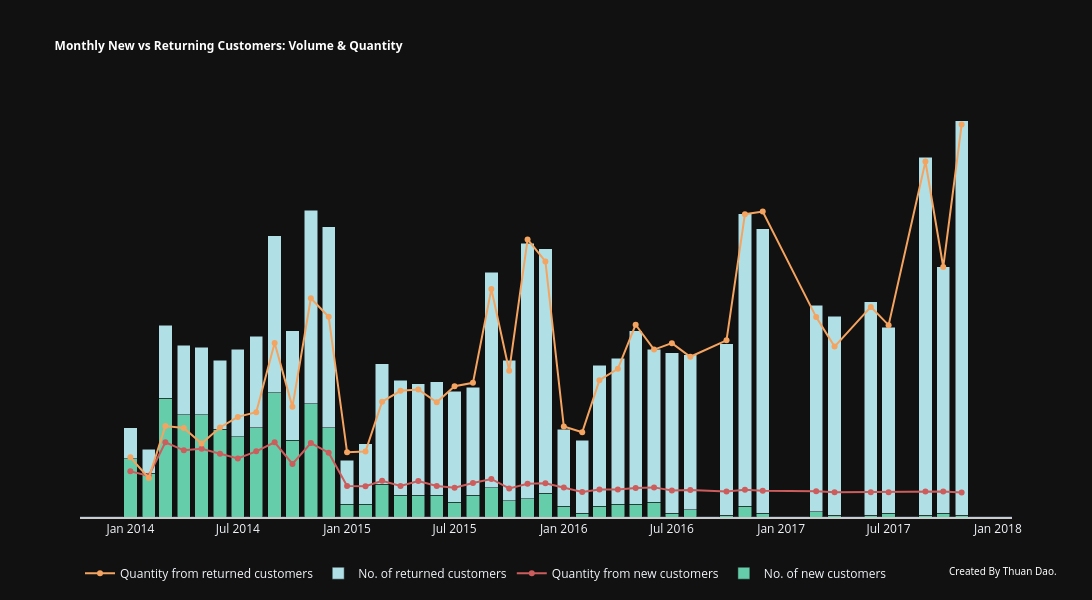

Write notebook code for a chart like this one.
### Code cell
# Quantity
plot_new_vs_returning_customers(
    df=data_timeseries,
    new_value_col="new_cus_quantity",
    return_value_col="return_cus_quantity",
    title="Monthly New vs Returning Customers: Volume & Quantity",
    name = "Quantity"
)

### Figure 1 — Plotly figure (JSON) as saved in the notebook; plotly's stock layout.template omitted (floating-point values rounded to 4 significant figures)
{"data": [{"marker": {"color": "mediumaquamarine"}, "name": "No. of new customers", "type": "bar", "x": ["2014-01", "2014-02", "2014-03", "2014-04", "2014-05", "2014-06", "2014-07", "2014-08", "2014-09", "2014-10", "2014-11", "2014-12", "2015-01", "2015-02", "2015-03", "2015-04", "2015-05", "2015-06", "2015-07", "2015-08", "2015-09", "2015-10", "2015-11", "2015-12", "2016-01", "2016-02", "2016-03", "2016-04", "2016-05", "2016-06", "2016-07", "2016-08", "2016-10", "2016-11", "2016-12", "2017-03", "2017-04", "2017-06", "2017-07", "2017-09", "2017-10", "2017-11"], "y": [32, 24, 65, 56, 56, 48, 44, 49, 68, 42, 62, 49, 7, 7, 18, 12, 12, 12, 8, 12, 16, 9, 10, 13, 6, 2, 6, 7, 7, 8, 2, 4, 1, 6, 2, 3, 1, 1, 2, 1, 2, 1]}, {"marker": {"color": "indianred"}, "mode": "lines+markers", "name": "Quantity from new customers", "type": "scatter", "x": ["2014-01", "2014-02", "2014-03", "2014-04", "2014-05", "2014-06", "2014-07", "2014-08", "2014-09", "2014-10", "2014-11", "2014-12", "2015-01", "2015-02", "2015-03", "2015-04", "2015-05", "2015-06", "2015-07", "2015-08", "2015-09", "2015-10", "2015-11", "2015-12", "2016-01", "2016-02", "2016-03", "2016-04", "2016-05", "2016-06", "2016-07", "2016-08", "2016-10", "2016-11", "2016-12", "2017-03", "2017-04", "2017-06", "2017-07", "2017-09", "2017-10", "2017-11"], "y": [107, 85, 252, 212, 220, 195, 171, 207, 252, 144, 248, 200, 34, 33, 60, 34, 59, 34, 25, 49, 69, 22, 45, 48, 27, 4, 17, 16, 24, 27, 11, 14, 6, 15, 10, 8, 3, 3, 3, 6, 6, 2], "yaxis": "y2"}, {"marker": {"color": "powderblue"}, "name": "No. of returned customers", "type": "bar", "x": ["2014-01", "2014-02", "2014-03", "2014-04", "2014-05", "2014-06", "2014-07", "2014-08", "2014-09", "2014-10", "2014-11", "2014-12", "2015-01", "2015-02", "2015-03", "2015-04", "2015-05", "2015-06", "2015-07", "2015-08", "2015-09", "2015-10", "2015-11", "2015-12", "2016-01", "2016-02", "2016-03", "2016-04", "2016-05", "2016-06", "2016-07", "2016-08", "2016-10", "2016-11", "2016-12", "2017-03", "2017-04", "2017-06", "2017-07", "2017-09", "2017-10", "2017-11"], "y": [17, 13, 40, 38, 37, 38, 48, 50, 86, 60, 106, 110, 24, 33, 66, 63, 61, 62, 61, 59, 118, 77, 140, 134, 42, 40, 77, 80, 95, 84, 88, 85, 94, 160, 156, 113, 109, 117, 102, 196, 135, 216]}, {"marker": {"color": "sandybrown"}, "mode": "lines+markers", "name": "Quantity from returned customers", "type": "scatter", "x": ["2014-01", "2014-02", "2014-03", "2014-04", "2014-05", "2014-06", "2014-07", "2014-08", "2014-09", "2014-10", "2014-11", "2014-12", "2015-01", "2015-02", "2015-03", "2015-04", "2015-05", "2015-06", "2015-07", "2015-08", "2015-09", "2015-10", "2015-11", "2015-12", "2016-01", "2016-02", "2016-03", "2016-04", "2016-05", "2016-06", "2016-07", "2016-08", "2016-10", "2016-11", "2016-12", "2017-03", "2017-04", "2017-06", "2017-07", "2017-09", "2017-10", "2017-11"], "y": [177, 74, 333, 324, 246, 326, 379, 402, 748, 429, 971, 879, 202, 206, 455, 509, 516, 452, 532, 549, 1017, 609, 1265, 1155, 331, 302, 562, 619, 839, 715, 747, 679, 761, 1391, 1404, 877, 730, 928, 837, 1654, 1127, 1838], "yaxis": "y2"}], "layout": {"annotations": [{"font": {"color": "white", "family": "Segoe UI", "size": 10}, "showarrow": false, "text": "Created By Thuan Dao.", "x": 1.05, "xref": "paper", "y": -0.15, "yref": "paper"}], "barmode": "stack", "height": 600, "hovermode": "x unified", "legend": {"orientation": "h"}, "title": {"font": {"color": "white", "family": "Segoe UI", "size": 12}, "text": "<b>Monthly New vs Returning Customers: Volume & Quantity</b>"}, "width": 1500, "xaxis": {"linecolor": "rgb(204, 204, 204)", "linewidth": 2, "showline": true}, "yaxis": {"showgrid": false, "showline": false, "showticklabels": false, "side": "left", "zeroline": true}, "yaxis2": {"overlaying": "y", "showgrid": false, "showline": false, "showticklabels": false, "side": "right", "zeroline": false}}}
